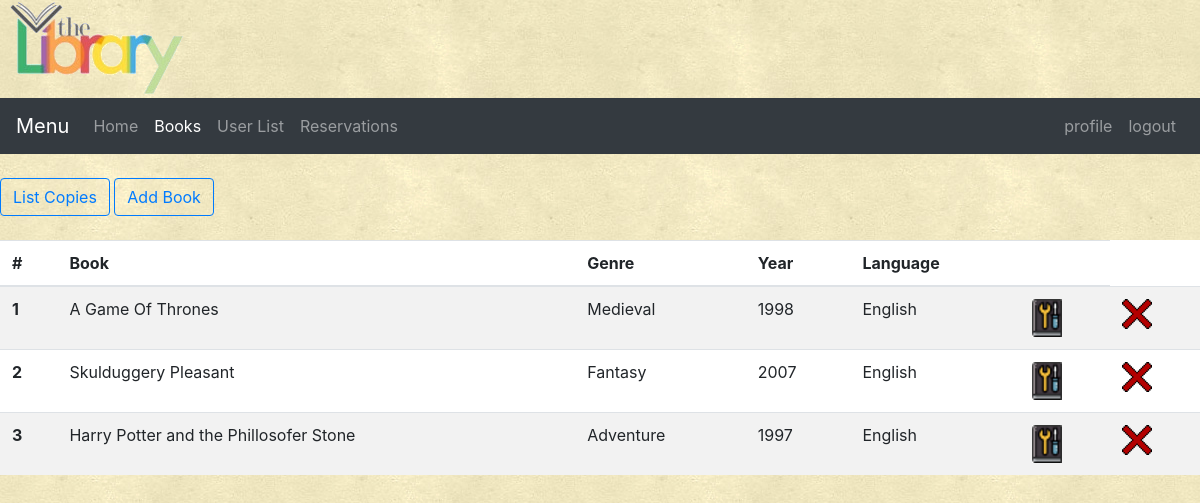
Page /catalog.php (signed in) on the earlier database version.
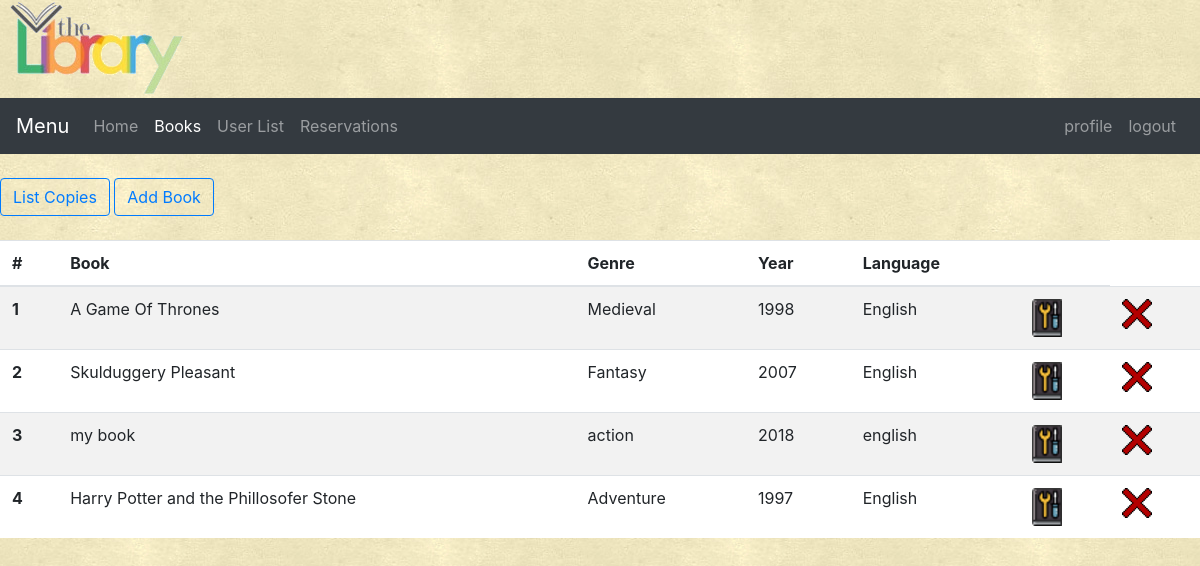
Same page on the later database version.
### tables this page shows
CREATE TABLE `book` (
  `ISBN` varchar(13) NOT NULL,
  `Name` varchar(50) NOT NULL,
  `Author` int(3) DEFAULT NULL,
  `Year` int(4) DEFAULT NULL,
  `Editorial` int(3) NOT NULL,
  `Language` varchar(20) NOT NULL,
  `Genre` varchar(30) NOT NULL
);

### catalog.php (the view, shortened to what this page needs)
<html>
    <head>
        <link rel="stylesheet" href="https://maxcdn.bootstrapcdn.com/bootstrap/4.0.0-beta/css/bootstrap.min.css">
        <link rel="stylesheet" type="text/css" href="css/index.css">
    </head>
    <body>
        <div>
                <img src="images/smaller_trans.png"/>
            </div>
       <nav class="navbar navbar-expand-lg navbar-light bg-light navbar navbar-dark bg-dark">
              <a class="navbar-brand" href="#">Menu</a>
              <div class="collapse navbar-collapse" id="navbarSupportedContent">
                <ul class="navbar-nav mr-auto">
                  <li class="nav-item">
                    <a class="nav-link" href="index.php">Home</a>
                  </li>
                  <li class="nav-item active">
                    <a class="nav-link" href="catalog.php">Books</a>
                  </li>
                  <li class="nav-item">
                    <?php
                            if(isset($_SESSION['login_user']) and (isset($_SESSION['user_type']) and (($_SESSION['user_type']== 1)))) {
                                echo  "<a class=" . '"nav-link"' .  "href=" . '"userlist.php"' . ">User List</a>";
                            }
                            else if(isset($_SESSION['login_user']) and (isset($_SESSION['user_type']) and (($_SESSION['user_type']== 3)))) {
                            }
                            else if (isset($_SESSION['user_type']) and (($_SESSION['user_type']== 0))) {
                                echo  "<a class=" . '"nav-link"' .  "href=" . '"createaccount.php"' . ">Create Account</a>";
                            }
                        ?>
                  </li>
                <li class="nav-item">
                    <?php
                        if (isset($_SESSION['user_type']) and (($_SESSION['user_type']== 1) or ($_SESSION['user_type']== 2))) {
                            echo  "<a class=" . '"nav-link"' .  "href=" . '"reservations.php"' . ">Reservations</a>";
                        }
                    ?>
                </li>
                </ul>
                <span>
                    <ul class="navbar-nav mr-auto">
                        <?php
                            if(isset($_SESSION['login_user']) and $_SESSION['login_user'] != "") {
                                echo  "<a class=" . '"nav-link"' .  "href=" . '"profile.php"' . ">profile</a>";
                                echo  "<a class=" . '"nav-link"' .  "href=" . '"logout.php"' . ">logout</a>";
                            }
                            else {
                                echo  "<a class=" . '"nav-link"' .  "href=" . '"login.php"' . ">login</a>";
                            }
                        ?>
                    </ul>
                </span>
              </div>
            </nav>
        <br/>
        <?php
            if(isset($_SESSION['user_type']) and (($_SESSION['user_type']== 1) or ($_SESSION['user_type']== 2))) {
                echo "<a href=" . '"catalog_copies.php"' . "type=" . '"button"' . "class=" . '"btn btn-outline-primary"' . ">" . "List Copies" . "</a>";
                echo "<a href=" . '"add_book.php?id=0"' . "type=" . '"button"' . "class=" . '"btn btn-outline-primary"' . ">" . "Add Book" . "</a>";
            }
        ?>
        <br/>
        <br/>
            <div id="mytable">
                <table class="table table-striped">
                  <thead>
                    <tr>
                      <th>#</th>
                      <th>Book</th>
                      <th>Genre</th>
                      <th>Year</th>
                      <th>Language</th>
                      <th></th>
                    </tr>
                  </thead>
                  <tbody>
                        <?php
                            include ("login.inc");
                            $conexion = new mysqli ($mysql_server,$mysql_login,$mysql_pass,$servername);
                            $sentenciaSQL = "SELECT ISBN, Name, Genre, Year, Language FROM book;";
                            $registros = $conexion->query ($sentenciaSQL);
                            $increment = 1;
                            if(isset($_SESSION['user_type']) and (($_SESSION['user_type']== 1) || ($_SESSION['user_type']== 2))) {
                                while ($row = $registros->fetch_assoc()){
                                    echo "<tr>";
                                        echo "<th scope=" . '"row"' . ">" . $increment . "</th>";
                                        echo "<td>" . $row['Name'] . "</td>";
                                        echo "<td>" . $row['Genre'] . "</td>";
                                        echo "<td>" . $row['Year'] . "</td>";
                                        echo "<td>" . $row['Language'] . "</td>";
                                        echo "<td>" .  "<a href=" . '"add_book.php?id=' . $row['ISBN'] . '"' . ">" . "<img src=" . '"images/edit_book.png"' . "/>" . "</a>" . "</td>";
                                        echo "<td>" .  "<a href=" . '"delete.php?type=book&id=' . $row['ISBN'] . '"' . ">" . "<img src=" . '"images/delete.png"' . "/>" . "</a>" . "</td>";
                                        $increment++;
                                    echo "</tr>";
                                }
                            }
                        ?>
                  </tbody>
                </table>
        </div>
    </body>
</html>

### css/index.css (style rules this page uses)
#mytable { background-color: #ffffff; }

Differences in the rows shown:
added book: Name "my book", Genre "action", Year "2018", Language "english"
